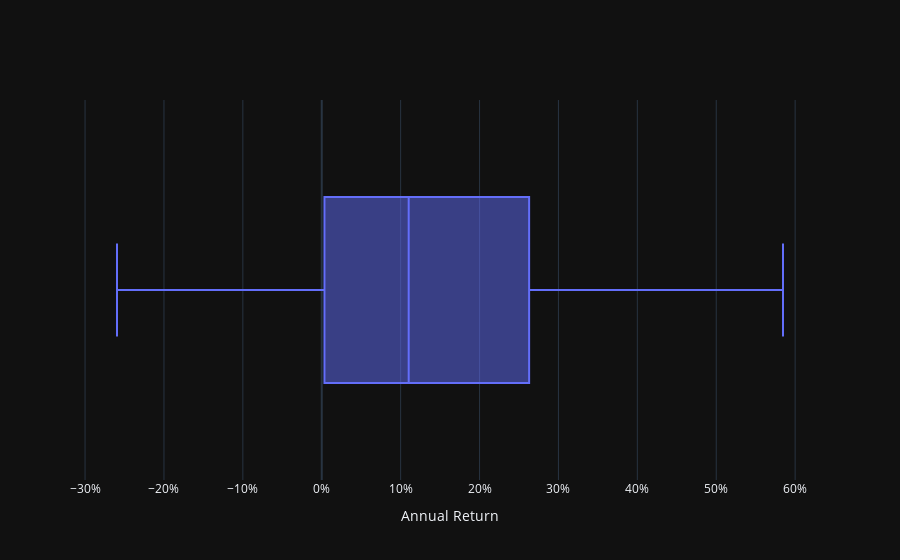

The notebook cell saved with this chart:
### Code cell
trace = go.Box(
    x=spy.ret,
    text=spy.date,
    hovertemplate="%{text}<extra></extra>",
    name="",
    )
fig = go.Figure(trace)
fig.update_layout(
    template="plotly_dark",
    yaxis_title="",
    xaxis_title="Annual Return",
    xaxis_tickformat=".0%",
    yaxis_tickformat="",
)

fig.show()

### Figure 1 — Plotly figure (JSON) as saved in the notebook; plotly's stock layout.template omitted (floating-point values rounded to 4 significant figures)
{"data": [{"hovertemplate": "%{text}<extra></extra>", "name": "", "text": ["1991", "1992", "1993", "1994", "1995", "1996", "1997", "1998", "1999", "2000", "2001", "2002", "2003", "2004", "2005", "2006", "2007", "2008", "2009", "2010", "2011", "2012", "2013", "2014", "2015", "2016", "2017", "2018", "2019", "2020", "2021", "2022", "2023"], "type": "box", "x": [-0.006591, 0.05695, 0.3063, 0.06798, 0.2216, 0.2851, 0.2215, 0.1102, 0.07354, 0.005439, 0.0928, -0.2309, 0.3537, 0.2554, 0.1154, 0.337, 0.3055, -0.1833, 0.08061, 0.2295, 0.2028, 0.05061, 0.1931, -0.06989, -0.1617, 0.3666, 0.1059, -0.09747, 0.1527, -0.2595, 0.4624, 0.5846, -0.002619]}], "layout": {"xaxis": {"tickformat": ".0%", "title": {"text": "Annual Return"}}, "yaxis": {"tickformat": "", "title": {"text": ""}}}}
